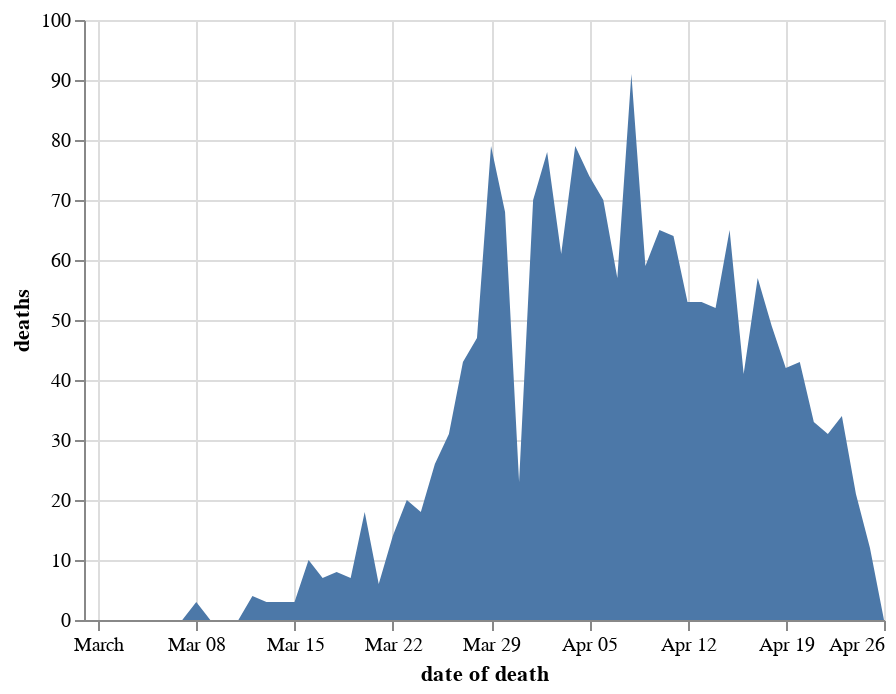

Write notebook code for a chart like this one.
### Markdown cell above
## Deaths on date died Express & Star

### Code cell
chart_dodde = chart_doddbt.copy()
chart_dodde = chart_dodde[chart_dodde.code.isin(trustcodes_expressandstar)]
chart_dodde = chart_dodde.groupby(['date of death'], as_index=False)['deaths'].sum()
alt.Chart(chart_dodde).mark_area().encode(
    x='date of death',
    y='deaths'
)

### Figure 1 — Vega-Lite specification as saved in the notebook (floating-point values rounded to 4 significant figures)
{"config": {"view": {"continuousWidth": 400, "continuousHeight": 300}}, "data": {"name": "data-a08958e8b869493d0e40e51a4b73df21"}, "mark": "area", "encoding": {"x": {"type": "temporal", "field": "date of death"}, "y": {"type": "quantitative", "field": "deaths"}}, "$schema": "https://vega.github.io/schema/vega-lite/v4.8.1.json", "datasets": {"data-a08958e8b869493d0e40e51a4b73df21": [{"date of death": "2020-02-29T00:00:00", "deaths": 0}, {"date of death": "2020-03-01T00:00:00", "deaths": 0}, {"date of death": "2020-03-02T00:00:00", "deaths": 0}, {"date of death": "2020-03-03T00:00:00", "deaths": 0}, {"date of death": "2020-03-04T00:00:00", "deaths": 0}, {"date of death": "2020-03-05T00:00:00", "deaths": 0}, {"date of death": "2020-03-06T00:00:00", "deaths": 0}, {"date of death": "2020-03-07T00:00:00", "deaths": 0}, {"date of death": "2020-03-08T00:00:00", "deaths": 3}, {"date of death": "2020-03-09T00:00:00", "deaths": 0}, {"date of death": "2020-03-10T00:00:00", "deaths": 0}, {"date of death": "2020-03-11T00:00:00", "deaths": 0}, {"date of death": "2020-03-12T00:00:00", "deaths": 4}, {"date of death": "2020-03-13T00:00:00", "deaths": 3}, {"date of death": "2020-03-14T00:00:00", "deaths": 3}, {"date of death": "2020-03-15T00:00:00", "deaths": 3}, {"date of death": "2020-03-16T00:00:00", "deaths": 10}, {"date of death": "2020-03-17T00:00:00", "deaths": 7}, {"date of death": "2020-03-18T00:00:00", "deaths": 8}, {"date of death": "2020-03-19T00:00:00", "deaths": 7}, {"date of death": "2020-03-20T00:00:00", "deaths": 18}, {"date of death": "2020-03-21T00:00:00", "deaths": 6}, {"date of death": "2020-03-22T00:00:00", "deaths": 14}, {"date of death": "2020-03-23T00:00:00", "deaths": 20}, {"date of death": "2020-03-24T00:00:00", "deaths": 18}, {"date of death": "2020-03-25T00:00:00", "deaths": 26}, {"date of death": "2020-03-26T00:00:00", "deaths": 31}, {"date of death": "2020-03-27T00:00:00", "deaths": 43}, {"date of death": "2020-03-28T00:00:00", "deaths": 47}, {"date of death": "2020-03-29T00:00:00", "deaths": 79}, {"date of death": "2020-03-30T00:00:00", "deaths": 68}, {"date of death": "2020-03-31T00:00:00", "deaths": 23}, {"date of death": "2020-04-01T00:00:00", "deaths": 70}, {"date of death": "2020-04-02T00:00:00", "deaths": 78}, {"date of death": "2020-04-03T00:00:00", "deaths": 61}, {"date of death": "2020-04-04T00:00:00", "deaths": 79}, {"date of death": "2020-04-05T00:00:00", "deaths": 74}, {"date of death": "2020-04-06T00:00:00", "deaths": 70}, {"date of death": "2020-04-07T00:00:00", "deaths": 57}, {"date of death": "2020-04-08T00:00:00", "deaths": 91}, {"date of death": "2020-04-09T00:00:00", "deaths": 59}, {"date of death": "2020-04-10T00:00:00", "deaths": 65}, {"date of death": "2020-04-11T00:00:00", "deaths": 64}, {"date of death": "2020-04-12T00:00:00", "deaths": 53}, {"date of death": "2020-04-13T00:00:00", "deaths": 53}, {"date of death": "2020-04-14T00:00:00", "deaths": 52}, {"date of death": "2020-04-15T00:00:00", "deaths": 65}, {"date of death": "2020-04-16T00:00:00", "deaths": 41}, {"date of death": "2020-04-17T00:00:00", "deaths": 57}, {"date of death": "2020-04-18T00:00:00", "deaths": 49}, {"date of death": "2020-04-19T00:00:00", "deaths": 42}, {"date of death": "2020-04-20T00:00:00", "deaths": 43}, {"date of death": "2020-04-21T00:00:00", "deaths": 33}, {"date of death": "2020-04-22T00:00:00", "deaths": 31}, {"date of death": "2020-04-23T00:00:00", "deaths": 34}, {"date of death": "2020-04-24T00:00:00", "deaths": 21}, {"date of death": "2020-04-25T00:00:00", "deaths": 12}, {"date of death": "2020-04-26T00:00:00", "deaths": 0}]}}
